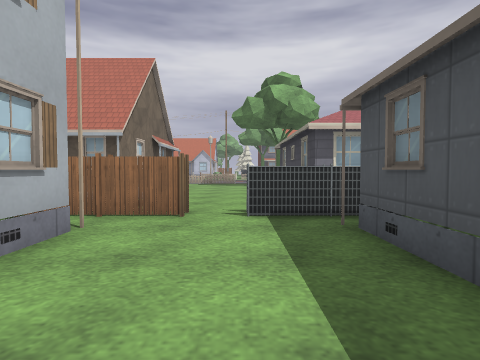
[1] (above)

12 first-person views from a walk through a level from a Godot 3-D game. The camera is 1.4 m above the floor, tilts 2° down and sees 80° across. Doors that lead somewhere are drawn open, without their leaves. The floor is counted in squares, 2 m on a side. Each view is taken from the middle of a square. On the plan, view 1 faces up. The plan holds only what a view shows up to about 10 squares ahead; the rest is blank. The place goes on beyond the plan. Some surface patterns are stand-ins.

[2]
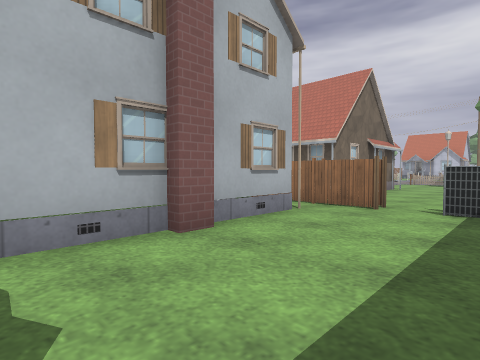

[3]
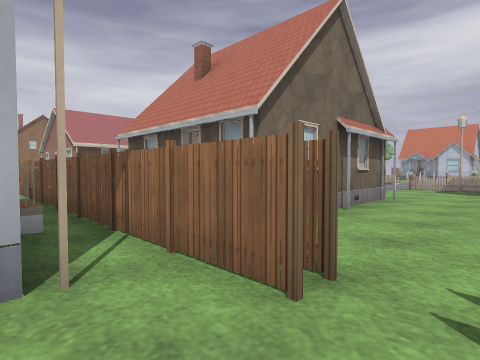

[4]
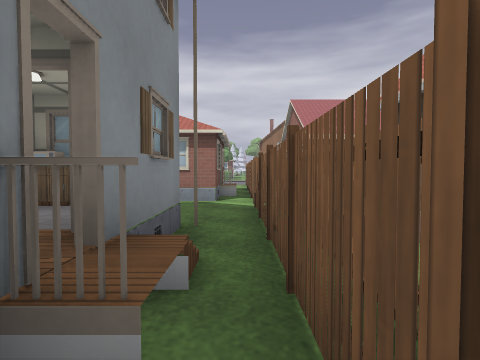

[5]
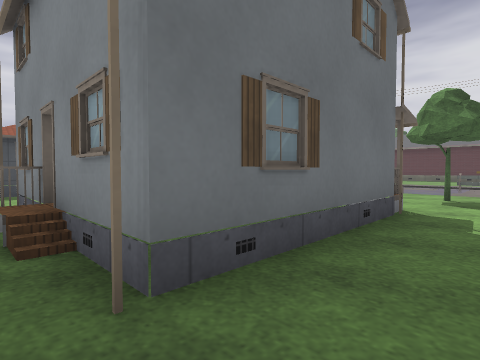

[6]
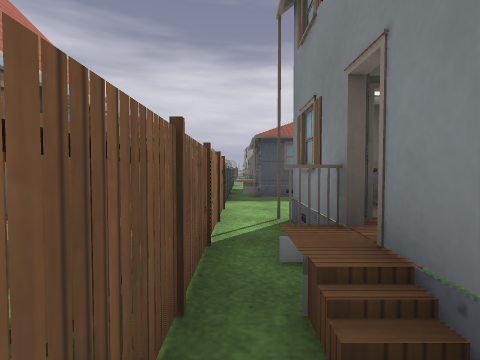

[7]
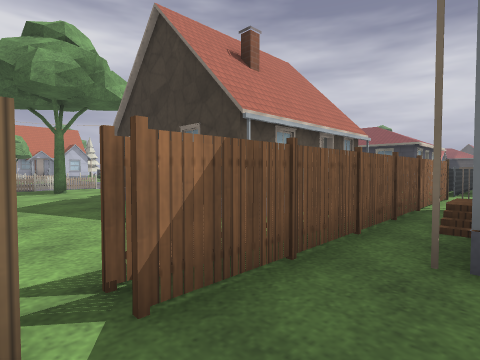

[8]
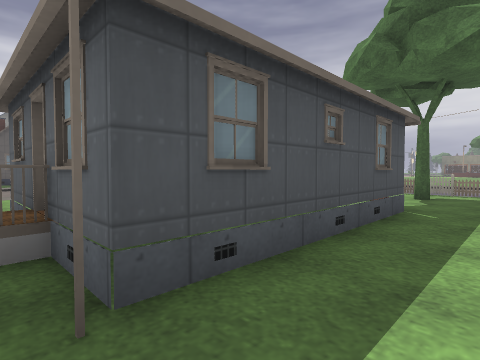

[9]
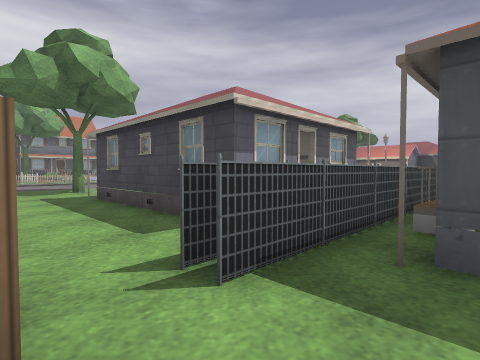

[10]
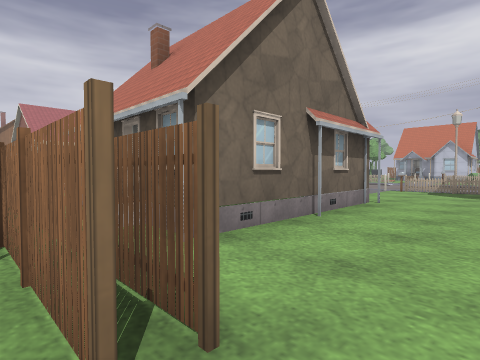

[11]
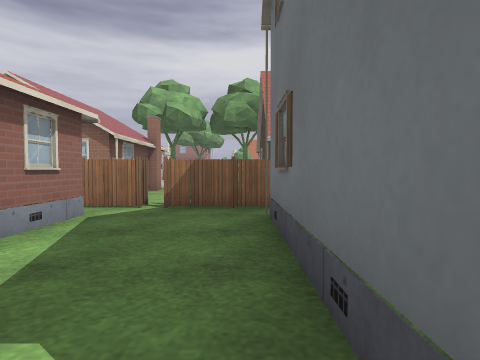

[12]
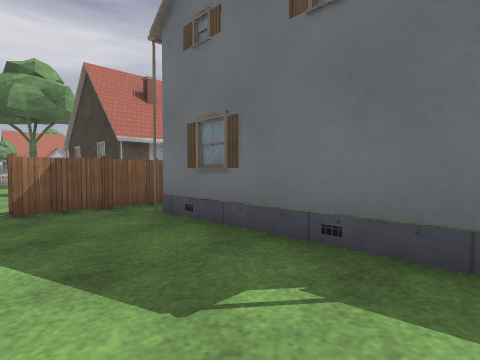

### Floor plan
Points are (right, up) in squares from view 1. A wall is a line through its corners. A room is listed if a view was taken in it or the views show most of it. See-through windows are left out.
Room 1 (views 1, 2, 3, 8, 9, 10)
walls: (-1.7, 1.2) (-1.7, 0.8); (1.4, 3.5) (2.7, 3.5) (2.7, 4); (-2, 0.9) (-2, -0.9); (2, 3.2) (2.7, 3.2); (-2, 3.5) (-2, 1.4); (1.5, -1.4) (1.5, 3.8); (2.6, 4.7) (0, 4.7); (3, 4.3) (0, 4.3); (3, 5.5) (1.5, 5.5)
ways out: opening at (-1, 4) to room 2; gap at (-0.5, 5)
Room 2 (views 4, 5, 6, 7, 11, 12)
walls: (-6.6, 3.2) (-4.4, 3.2); (-9.4, 3.5) (-9.4, 2.9); (-8.8, 4.3) (-9.5, 4.3); (-4, 3.1) (-4, 3.8); (-8.8, 4.7) (-9.5, 4.7); (-6.5, -1.5) (-6.5, 3.5); (-3.9, 3.8) (-3.9, 3.2) (-1.9, 3.2); (-5.1, 5.7) (-6.2, 5.7); (-2.4, 5.7) (-3.5, 5.7); (-0.8, 4.3) (-8.5, 4.3); (-0.8, 4.7) (-8.5, 4.7)
ways out: opening at (-1, 4) to room 1; open door at (-6, 1); open door at (-4.5, 3)

Positions as (right, up) in squares from view 1, and headings:
1: (0, 0), facing up
2: (1, -1), facing up-left
3: (0, 3), facing up-left
4: (-3, 4), facing left
5: (-8, 4), facing down-right
6: (-6, 4), facing right
7: (-9, 3), facing up-right
8: (0, 4), facing down-right
9: (-1, 3), facing up-right
10: (0, 4), facing up-left
11: (-7, -1), facing up
12: (-9, -1), facing up-right
